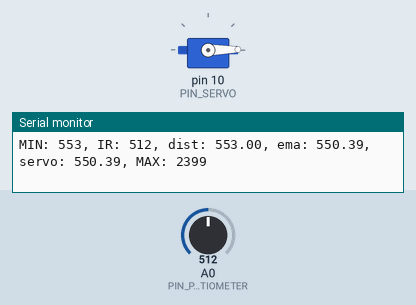
This sketch was run on a simulated Arduino Uno, built with avr-gcc and run on an emulated ATmega328P. Shown: servo, the last lines printed to the serial monitor. The inputs (shaded band) are chosen by the test bench; at power-on: A0 (PIN_POTENTIOMETER) = 512.

Above: at 1.25 s.
1.3 s: A0 (PIN_POTENTIOMETER) set to 306
At 1.46 s:
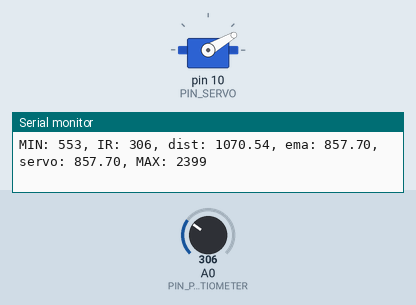
At 3.7 s:
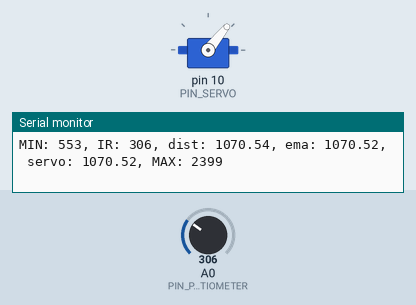
Timing chart, 0 to 5.2 s (numbered marks = the images above; inputs shaded):
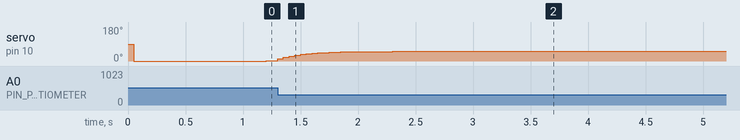

Measured:
- after the input at 1.3 s, servo on pin 10 (PIN_SERVO): moves from 1° to 51° over 1.0 s, starting at once

The sketch:

______17P08.ino
```cpp
#include <Servo.h>

// Arduino pin assignment
#define PIN_LED 9 // LED active-low
#define PIN_SERVO 10

// Add IR Sensor Definition Here !!!
#define PIN_POTENTIOMETER 0 // Potentiometer at Pin A3

#define DIST_MIN 553  // servo full clock-wise position (0 degree)
#define _DUTY_NEU 1476 // servo neutral position (90 degree)
#define DIST_MAX 2399 // servo full counter-clockwise position (180 degree)

#define LOOP_INTERVAL 50   // Loop Interval (unit: msec)

#define _EMA_ALPHA 0.2

// global variables
float dist_ema, dist_prev = DIST_MAX;

Servo myservo;
float duty, dist;
unsigned long last_loop_time;   // unit: msec

void setup()
{
  myservo.attach(PIN_SERVO);
  myservo.writeMicroseconds(_DUTY_NEU);

  dist_prev = DIST_MIN;

  Serial.begin(115200);
}

void loop()
{
  unsigned long time_curr = millis();
  int a_value;

  // wait until next event time
  if (time_curr < (last_loop_time + LOOP_INTERVAL))
    return;
  last_loop_time += LOOP_INTERVAL;

  // Remove Next line !!!
  a_value = analogRead(PIN_POTENTIOMETER);
  // Read IR Sensor value !!!
  // Convert IR sensor value into distance !!!
  // we need distance range filter here !!!
  // we need EMA filter here !!!

  // map distance into duty
  // dist = map(a_value, 0, 1023, DIST_MIN, DIST_MAX);
  // dist = (6762.0/(a_value-9)-4.0)*10.0 - 60.0;
  dist = (6762.0/(a_value-9)-4.0)*200.0 - 2683.0;

  if (dist < DIST_MIN) {
    dist = dist_prev;
    digitalWrite(PIN_LED, 1);
  } else if (dist > DIST_MAX) {
    dist = dist_prev;
    digitalWrite(PIN_LED, 1);
  } else {
    digitalWrite(PIN_LED, 0);
    dist_prev = dist;
  }

  // ema filter
  dist_ema = _EMA_ALPHA*dist + (1-_EMA_ALPHA)*dist_ema;

  duty = dist_ema;
  myservo.writeMicroseconds(duty);

  // print IR sensor value, distnace, duty !!!
  Serial.print("MIN: "); Serial.print(DIST_MIN);
  Serial.print(", IR: "); Serial.print(a_value);
  Serial.print(", dist: "); Serial.print(dist);
  Serial.print(", ema: "); Serial.print(dist_ema);
  Serial.print(", servo: "); Serial.print(duty);
  Serial.print(", MAX: "); Serial.print(DIST_MAX);
  Serial.println();
  // Serial.print("ADC Read: "); Serial.print(a_value);
  // Serial.print(" = ");
  // Serial.print((a_value / 1024.0) * 5.0);
  // Serial.print(" Volt => Duty : ");
  // Serial.print(duty);
  // Serial.println("usec");
}
```
